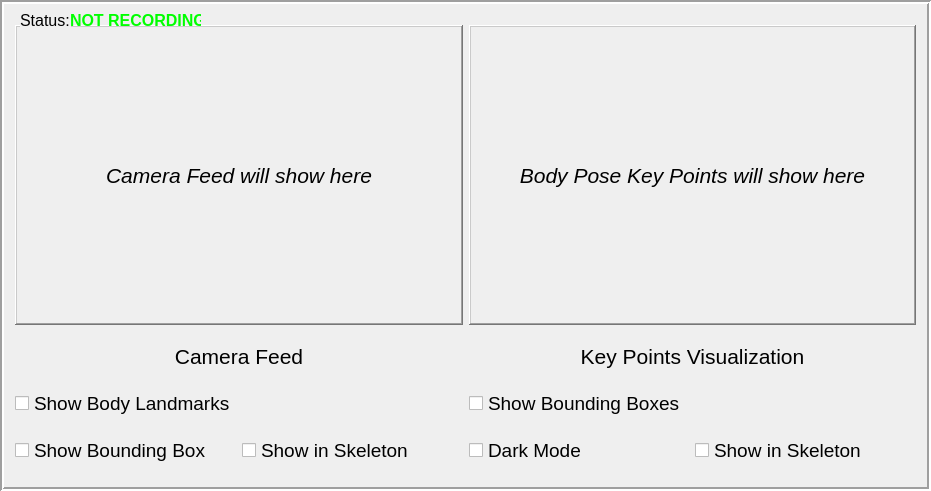
          <widget class="QFrame" name="frame">
           <property name="geometry">
            <rect>
             <x>10</x>
             <y>50</y>
             <width>931</width>
             <height>491</height>
            </rect>
           </property>
           <property name="frameShape">
            <enum>QFrame::Shape::Box</enum>
           </property>
           <property name="frameShadow">
            <enum>QFrame::Shadow::Sunken</enum>
           </property>
           <property name="lineWidth">
            <number>2</number>
           </property>
           <layout class="QGridLayout" name="gridLayout_2">
            <item row="0" column="0" colspan="2">
             <widget class="QLabel" name="camera_feed">
              <property name="maximumSize">
               <size>
                <width>450</width>
                <height>300</height>
               </size>
              </property>
              <property name="font">
               <font>
                <family>Segoe UI</family>
                <pointsize>16</pointsize>
                <italic>true</italic>
                <bold>false</bold>
               </font>
              </property>
              <property name="frameShape">
               <enum>QFrame::Shape::WinPanel</enum>
              </property>
              <property name="frameShadow">
               <enum>QFrame::Shadow::Raised</enum>
              </property>
              <property name="text">
               <string>Camera Feed will show here</string>
              </property>
              <property name="alignment">
               <set>Qt::AlignmentFlag::AlignCenter</set>
              </property>
             </widget>
            </item>
            <item row="0" column="2" colspan="2">
             <widget class="QLabel" name="white_frame_feed">
              <property name="maximumSize">
               <size>
                <width>450</width>
                <height>300</height>
               </size>
              </property>
              <property name="font">
               <font>
                <family>Segoe UI</family>
                <pointsize>16</pointsize>
                <italic>true</italic>
                <bold>false</bold>
               </font>
              </property>
              <property name="frameShape">
               <enum>QFrame::Shape::WinPanel</enum>
              </property>
              <property name="frameShadow">
               <enum>QFrame::Shadow::Raised</enum>
              </property>
              <property name="text">
               <string>Body Pose Key Points will show here</string>
              </property>
              <property name="alignment">
               <set>Qt::AlignmentFlag::AlignCenter</set>
              </property>
             </widget>
            </item>
            <item row="1" column="0" colspan="2">
             <widget class="QLabel" name="label">
              <property name="maximumSize">
               <size>
                <width>451</width>
                <height>31</height>
               </size>
              </property>
              <property name="font">
               <font>
                <family>Segoe UI</family>
                <pointsize>16</pointsize>
               </font>
              </property>
              <property name="text">
               <string>Camera Feed</string>
              </property>
              <property name="alignment">
               <set>Qt::AlignmentFlag::AlignCenter</set>
              </property>
             </widget>
            </item>
            <item row="1" column="2" colspan="2">
             <widget class="QLabel" name="label_4">
              <property name="maximumSize">
               <size>
                <width>451</width>
                <height>31</height>
               </size>
              </property>
              <property name="font">
               <font>
                <family>Segoe UI</family>
                <pointsize>16</pointsize>
               </font>
              </property>
              <property name="text">
               <string>Key Points Visualization</string>
              </property>
              <property name="alignment">
               <set>Qt::AlignmentFlag::AlignCenter</set>
              </property>
             </widget>
            </item>
            <item row="2" column="0" colspan="2">
             <widget class="QCheckBox" name="showCameraLandmarksChkBox">
              <property name="maximumSize">
               <size>
                <width>221</width>
                <height>31</height>
               </size>
              </property>
              <property name="font">
               <font>
                <family>Segoe UI</family>
                <pointsize>14</pointsize>
               </font>
              </property>
              <property name="cursor">
               <cursorShape>PointingHandCursor</cursorShape>
              </property>
              <property name="text">
               <string>Show Body Landmarks</string>
              </property>
             </widget>
            </item>
            <item row="2" column="2" colspan="2">
             <widget class="QCheckBox" name="show_whiteframe_boundingbox">
              <property name="maximumSize">
               <size>
                <width>221</width>
                <height>31</height>
               </size>
              </property>
              <property name="font">
               <font>
                <family>Segoe UI</family>
                <pointsize>14</pointsize>
               </font>
              </property>
              <property name="cursor">
               <cursorShape>PointingHandCursor</cursorShape>
              </property>
              <property name="text">
               <string>Show Bounding Boxes</string>
              </property>
             </widget>
            </item>
            <item row="3" column="0">
             <widget class="QCheckBox" name="showCameraBoundingBoxChkBox">
              <property name="maximumSize">
               <size>
                <width>221</width>
                <height>31</height>
               </size>
              </property>
              <property name="font">
               <font>
                <family>Segoe UI</family>
                <pointsize>14</pointsize>
               </font>
              </property>
              <property name="cursor">
               <cursorShape>PointingHandCursor</cursorShape>
              </property>
              <property name="text">
               <string>Show Bounding Box</string>
              </property>
             </widget>
            </item>
            <item row="3" column="1">
             <widget class="QCheckBox" name="show_skeleton_camera">
              <property name="maximumSize">
               <size>
                <width>221</width>
                <height>31</height>
               </size>
              </property>
              <property name="font">
               <font>
                <family>Segoe UI</family>
                <pointsize>14</pointsize>
               </font>
              </property>
              <property name="cursor">
               <cursorShape>PointingHandCursor</cursorShape>
              </property>
              <property name="text">
               <string>Show in Skeleton</string>
              </property>
             </widget>
            </item>
            <item row="3" column="2">
             <widget class="QCheckBox" name="darkMode_whiteframe">
              <property name="maximumSize">
               <size>
                <width>221</width>
                <height>31</height>
               </size>
              </property>
              <property name="font">
               <font>
                <family>Segoe UI</family>
                <pointsize>14</pointsize>
               </font>
              </property>
              <property name="cursor">
               <cursorShape>PointingHandCursor</cursorShape>
              </property>
              <property name="text">
               <string>Dark Mode</string>
              </property>
             </widget>
            </item>
            <item row="3" column="3">
             <widget class="QCheckBox" name="show_skeleton_white_frame">
              <property name="maximumSize">
               <size>
                <width>221</width>
                <height>31</height>
               </size>
              </property>
              <property name="font">
               <font>
                <family>Segoe UI</family>
                <pointsize>14</pointsize>
               </font>
              </property>
              <property name="cursor">
               <cursorShape>PointingHandCursor</cursorShape>
              </property>
              <property name="text">
               <string>Show in Skeleton</string>
              </property>
             </widget>
            </item>
           </layout>
           <widget class="QLabel" name="status_label">
            <property name="geometry">
             <rect>
              <x>70</x>
              <y>10</y>
              <width>131</width>
              <height>21</height>
             </rect>
            </property>
            <property name="palette">
             <palette>
              <active>
               <colorrole role="WindowText">
                <brush brushstyle="SolidPattern">
                 <color alpha="255">
                  <red>0</red>
                  <green>255</green>
                  <blue>0</blue>
                 </color>
                </brush>
               </colorrole>
               <colorrole role="Text">
                <brush brushstyle="SolidPattern">
                 <color alpha="255">
                  <red>0</red>
                  <green>255</green>
                  <blue>0</blue>
                 </color>
                </brush>
               </colorrole>
               <colorrole role="ButtonText">
                <brush brushstyle="SolidPattern">
                 <color alpha="255">
                  <red>0</red>
                  <green>255</green>
                  <blue>0</blue>
                 </color>
                </brush>
               </colorrole>
               <colorrole role="PlaceholderText">
                <brush brushstyle="NoBrush">
                 <color alpha="128">
                  <red>0</red>
                  <green>255</green>
                  <blue>0</blue>
                 </color>
                </brush>
               </colorrole>
              </active>
              <inactive>
               <colorrole role="WindowText">
                <brush brushstyle="SolidPattern">
                 <color alpha="255">
                  <red>0</red>
                  <green>255</green>
                  <blue>0</blue>
                 </color>
                </brush>
               </colorrole>
               <colorrole role="Text">
                <brush brushstyle="SolidPattern">
                 <color alpha="255">
                  <red>0</red>
                  <green>255</green>
                  <blue>0</blue>
                 </color>
                </brush>
               </colorrole>
               <colorrole role="ButtonText">
                <brush brushstyle="SolidPattern">
                 <color alpha="255">
                  <red>0</red>
                  <green>255</green>
                  <blue>0</blue>
                 </color>
                </brush>
               </colorrole>
               <colorrole role="PlaceholderText">
                <brush brushstyle="NoBrush">
                 <color alpha="128">
                  <red>0</red>
                  <green>255</green>
                  <blue>0</blue>
                 </color>
                </brush>
               </colorrole>
              </inactive>
              <disabled>
               <colorrole role="WindowText">
                <brush brushstyle="SolidPattern">
                 <color alpha="255">
                  <red>0</red>
                  <green>255</green>
                  <blue>0</blue>
                 </color>
                </brush>
               </colorrole>
               <colorrole role="Text">
                <brush brushstyle="SolidPattern">
                 <color alpha="255">
                  <red>0</red>
                  <green>255</green>
                  <blue>0</blue>
                 </color>
                </brush>
               </colorrole>
               <colorrole role="ButtonText">
                <brush brushstyle="SolidPattern">
                 <color alpha="255">
                  <red>0</red>
                  <green>255</green>
                  <blue>0</blue>
                 </color>
                </brush>
               </colorrole>
               <colorrole role="PlaceholderText">
                <brush brushstyle="NoBrush">
                 <color alpha="128">
                  <red>0</red>
                  <green>255</green>
                  <blue>0</blue>
                 </color>
                </brush>
               </colorrole>
              </disabled>
             </palette>
            </property>
            <property name="font">
             <font>
              <family>Segoe UI</family>
              <pointsize>12</pointsize>
              <bold>true</bold>
             </font>
            </property>
            <property name="styleSheet">
             <string notr="true">color: rgb(0, 255, 0);</string>
            </property>
            <property name="text">
             <string>NOT RECORDING</string>
            </property>
            <property name="alignment">
             <set>Qt::AlignmentFlag::AlignLeading|Qt::AlignmentFlag::AlignLeft|Qt::AlignmentFlag::AlignVCenter</set>
            </property>
           </widget>
           <widget class="QLabel" name="label_12">
            <property name="geometry">
             <rect>
              <x>20</x>
              <y>10</y>
              <width>51</width>
              <height>21</height>
             </rect>
            </property>
            <property name="font">
             <font>
              <family>Segoe UI</family>
              <pointsize>12</pointsize>
             </font>
            </property>
            <property name="autoFillBackground">
             <bool>true</bool>
            </property>
            <property name="text">
             <string>Status:</string>
            </property>
           </widget>
           <zorder>camera_feed</zorder>
           <zorder>white_frame_feed</zorder>
           <zorder>darkMode_whiteframe</zorder>
           <zorder>show_whiteframe_boundingbox</zorder>
           <zorder>showCameraLandmarksChkBox</zorder>
           <zorder>showCameraBoundingBoxChkBox</zorder>
           <zorder>label</zorder>
           <zorder>label_4</zorder>
           <zorder>show_skeleton_camera</zorder>
           <zorder>show_skeleton_white_frame</zorder>
           <zorder>label_12</zorder>
           <zorder>status_label</zorder>
          </widget>
